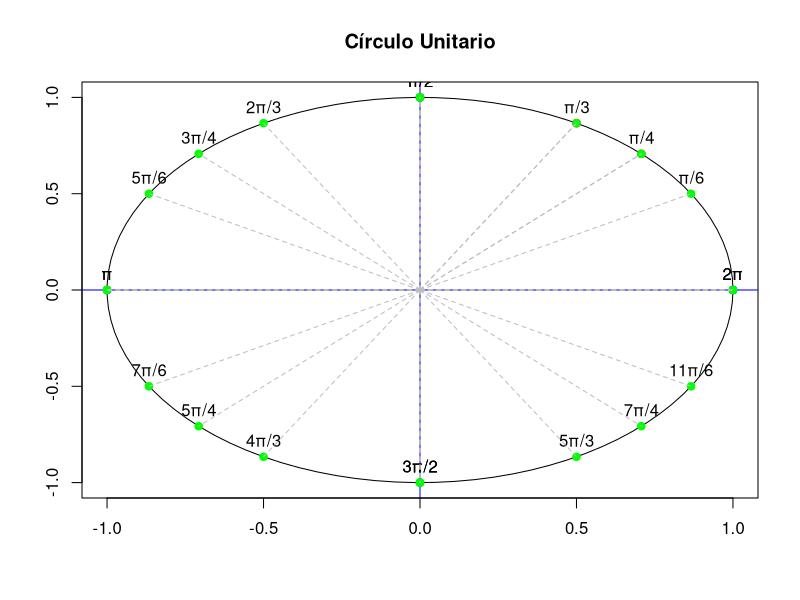
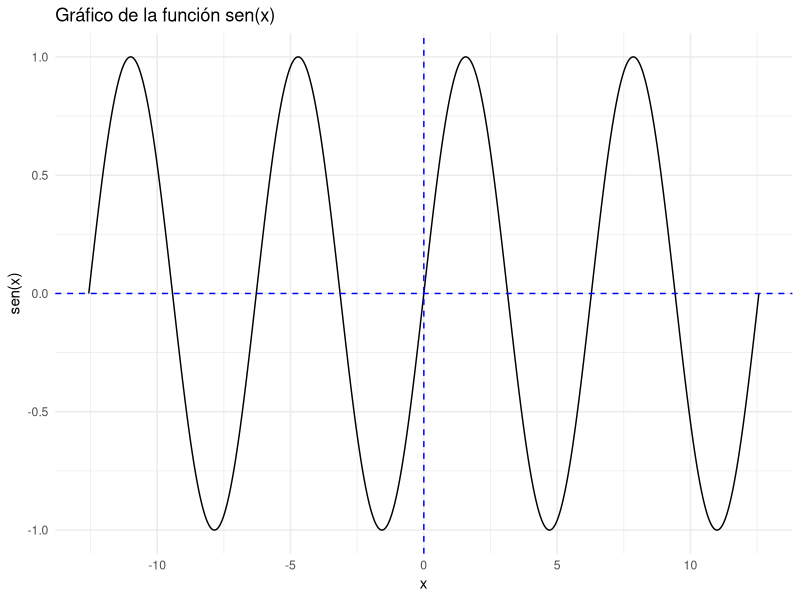
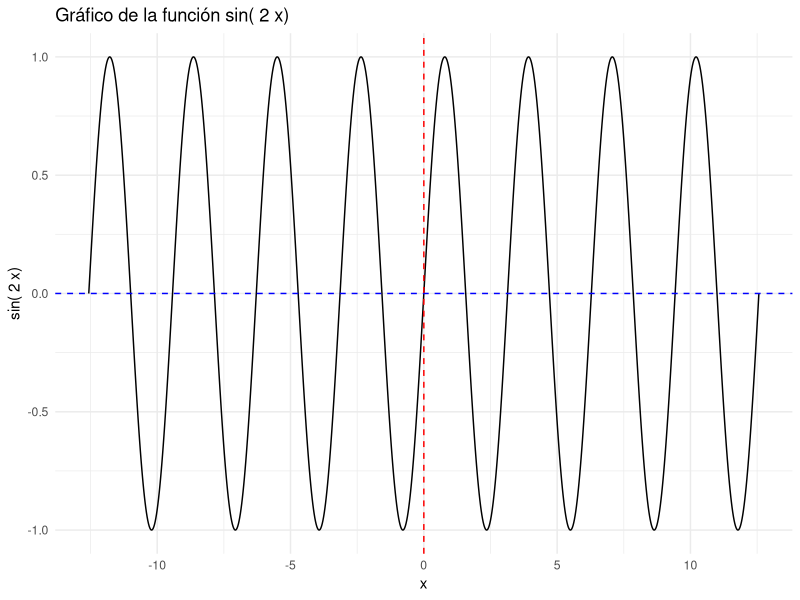
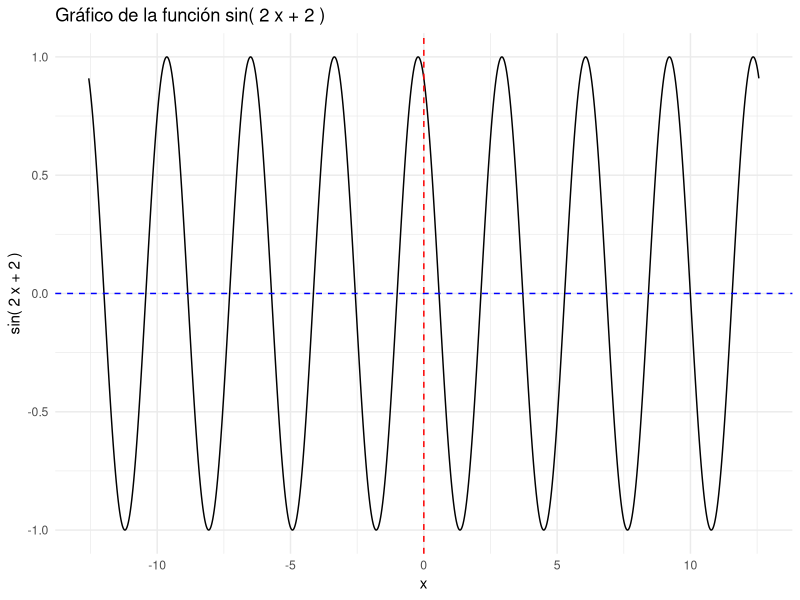
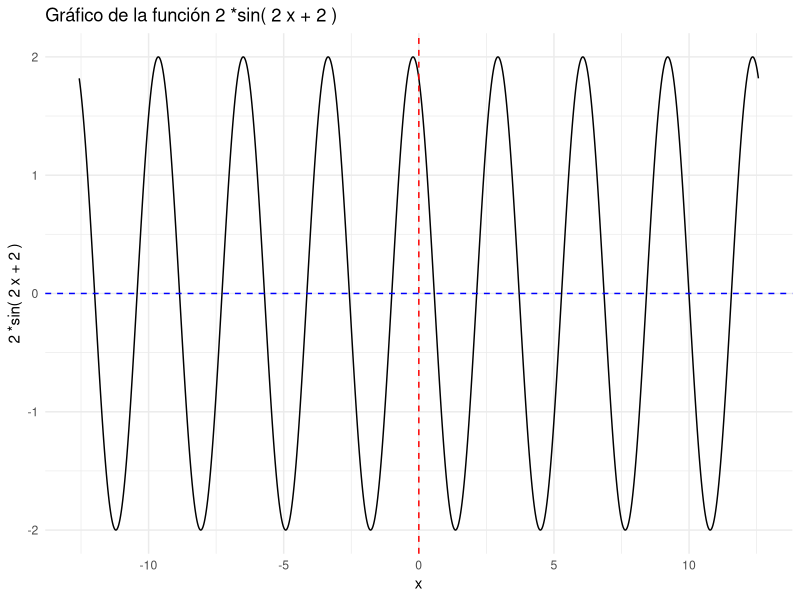
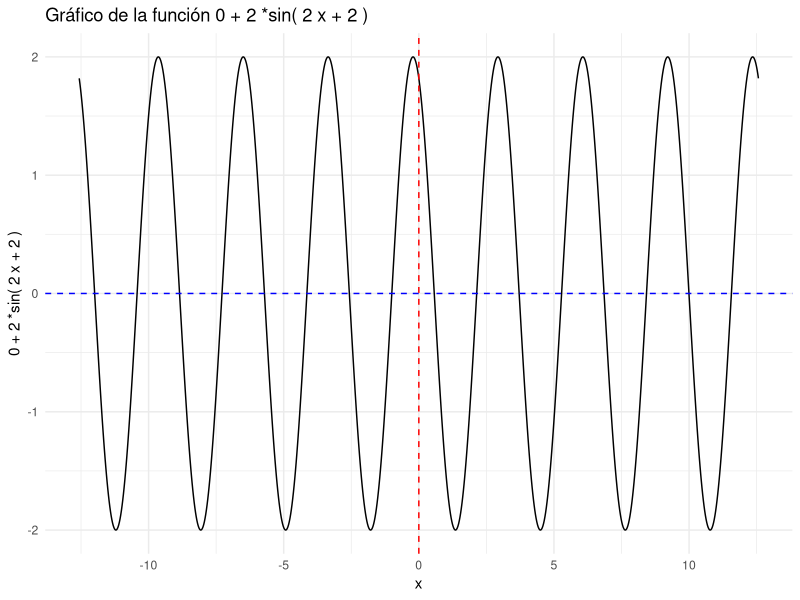
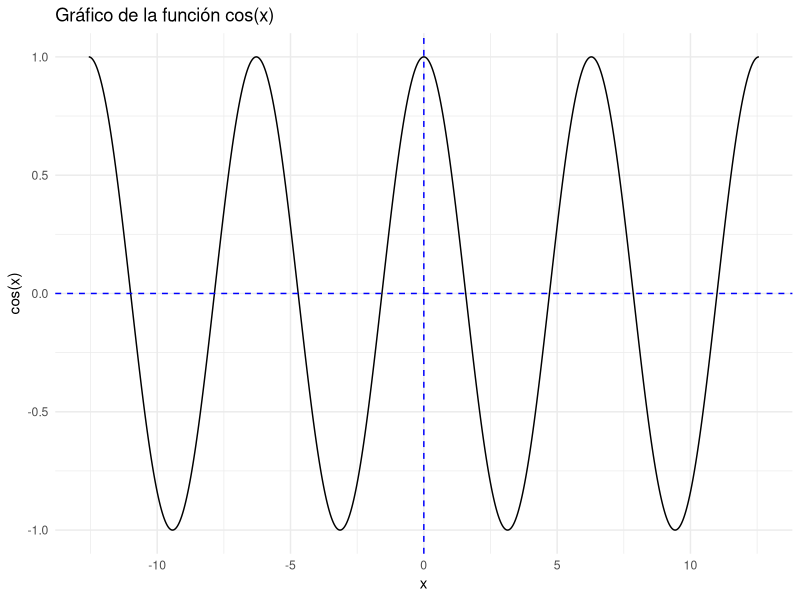
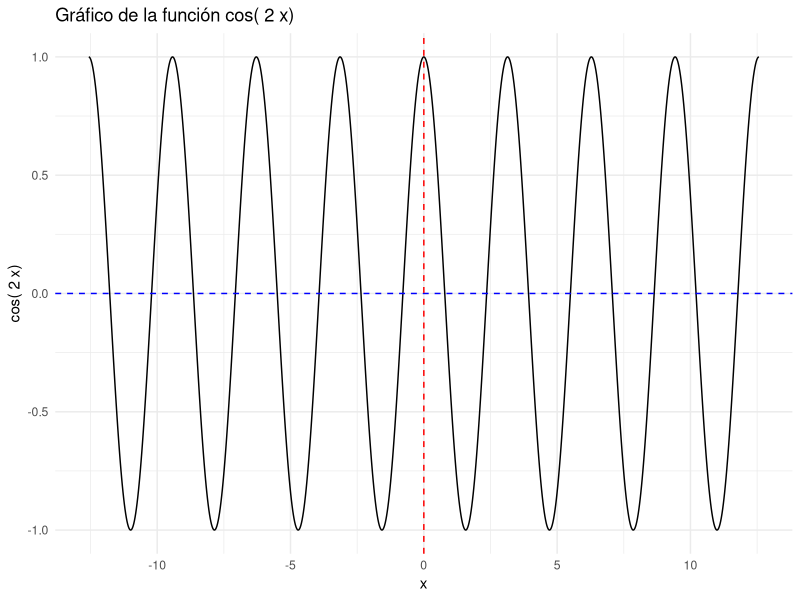

The R source for these figures, in order:
## ---- chunk 1
knitr::opts_chunk$set(echo = TRUE)
library(png)
library(ggplot2)
## ---- chunk 2
# Generar puntos en el círculo unitario
theta <- seq(0, 2 * pi, length.out = 100) # Ángulos de 0 a 2*pi
x <- cos(theta) # Coordenada x
y <- sin(theta) # Coordenada y

# Ángulos específicos (π/4, π/2, π/3)
angles <- c(pi/4, pi/2, pi/3)

# Coordenadas de los puntos en la circunferencia para los ángulos específicos
x_points <- cos(angles)
y_points <- sin(angles)

# Valores de ángulos en términos de π
angle_labels <- c("π/4", "π/2", "π/3")

# Ángulos múltiplos de π/2 y π/3 hasta 2π
angles_multiples <- seq(0, 2 * pi, by = pi/2)
angles_multiples <- angles_multiples[angles_multiples <= 2 * pi]  # Asegurarse de que no exceda 2π

# Coordenadas de los puntos en la circunferencia para los ángulos múltiples
x_multiples <- cos(angles_multiples)
y_multiples <- sin(angles_multiples)

# Valores de ángulos múltiples en términos de π
angle_labels_multiples <- as.character(angles_multiples / pi)

# Ángulos adicionales (π/4, 2π/4, 3π/4, 4π/4, 5π/4, 6π/4, 7π/4, 8π/4, π/3, 2π/3, 3π/3, 4π/3, 5π/3, 6π/3, 7π/3, 8π/3, 9π/3, 10π/3, 11π/3, 12π/3)
additional_angles <- c(pi/4, 2*pi/4, 3*pi/4, 4*pi/4, 5*pi/4, 6*pi/4, 7*pi/4, 8*pi/4,
                       pi/6, 2*pi/6, 3*pi/6, 4*pi/6, 5*pi/6, 6*pi/6, 7*pi/6, 8*pi/6,
                       9*pi/6, 10*pi/6, 11*pi/6, 12*pi/6)



# Coordenadas de los puntos en la circunferencia para los ángulos adicionales
x_additional <- cos(additional_angles)
y_additional <- sin(additional_angles)

# Valores de ángulos adicionales en términos de π
#angle_labels_additional <- c(pi/4, 2*pi/4, 3*pi/4, 4*pi/4, 5*pi/4, 6*pi/4, 7*pi/4, 8*pi/4,
#                             pi/3, 2*pi/3, 3*pi/3, 4*pi/3, 5*pi/3, 6*pi/3, 7*pi/3, 8*pi/3,
#                             9*pi/3, 10*pi/3, 11*pi/3, 12*pi/3)

angle_labels_additional <- c("π/4", "π/2", "3π/4", "π", "5π/4", "3π/2", 
                             "7π/4", "2π", "π/6", "π/3", "π/2", "2π/3",
                             "5π/6", "π", "7π/6", "4π/3", "3π/2", "5π/3",
                             "11π/6", "2π")


# Graficar el círculo unitario
plot(x, y, type = "n", aspect = 1, xlim = c(-1, 1), ylim = c(-1, 1), 
     xlab = "", ylab = "", main = "Círculo Unitario")

# Dibujar los ejes X y Y en color azul y grosor delgado
abline(h = 0, col = "blue", lwd = 1) # Eje X
abline(v = 0, col = "blue", lwd = 1) # Eje Y

# Dibujar el círculo unitario
lines(x, y)

# Agregar puntos en la circunferencia para ángulos específicos
points(x_points, y_points, pch = 19, col = "red")

# Etiquetar los puntos con los valores de ángulo en términos de π
#text(x_points, y_points, labels = angle_labels, pos = 3)

# Agregar puntos en la circunferencia para ángulos múltiples
points(x_multiples, y_multiples, pch = 19, col = "blue")

# Etiquetar los puntos con los valores de ángulo múltiples en términos de π
#text(x_multiples, y_multiples, labels = angle_labels_multiples, pos = 3)

# Agregar puntos en la circunferencia para ángulos adicionales
points(x_additional, y_additional, pch = 19, col = "green")

# Etiquetar los puntos con los valores de ángulo adicionales en términos de π
text(x_additional, y_additional, labels = angle_labels_additional, pos = 3)

# Agregar líneas punteadas desde (0,0) a los puntos sobre la circunferencia
segments(0, 0, x_points, y_points, col = "gray", lty = 2)
segments(0, 0, x_multiples, y_multiples, col = "gray", lty = 2)
segments(0, 0, x_additional, y_additional, col = "gray", lty = 2)

## ---- chunk 3
# Define el intervalo y la cantidad de puntos
t <- 2  # Puedes ajustar este valor según tus necesidades
x <- seq(-2 * pi * t, 2 * pi * t, length.out = 1000)  # Intervalo y cantidad de puntos

# Calcula los valores de sen(x)
y <- sin(x)

# Crea un dataframe para los datos
data <- data.frame(x = x, y = y)

# Crea el gráfico usando ggplot2
ggplot(data, aes(x = x, y = y)) +
  geom_line() +
  geom_hline(yintercept = 0, linetype = "dashed", color = "blue") +  # Eje X
  geom_vline(xintercept = 0, linetype = "dashed", color = "blue") +   # Eje Y
  labs(title = "Gráfico de la función sen(x)",
       x = "x",
       y = "sen(x)") +
  theme_minimal()
## ---- chunk 4

# Define el intervalo y la cantidad de puntos
t <- 2  # Puedes ajustar este valor según tus necesidades
h <- 2  # Ajusta el valor de h según tus necesidades
x <- seq(-2 * pi * t, 2 * pi * t, length.out = 1000)  # Intervalo y cantidad de puntos

# Calcula los valores de sin(hx)
y <- sin(h * x)

# Crea un dataframe para los datos
data <- data.frame(x = x, y = y)

# Crea el gráfico usando ggplot2
ggplot(data, aes(x = x, y = y)) +
  geom_line() +
  geom_hline(yintercept = 0, linetype = "dashed", color = "blue") +  # Eje X
  geom_vline(xintercept = 0, linetype = "dashed", color = "red") +   # Eje Y
  labs(title = paste("Gráfico de la función sin(", h, "x)"),
       x = "x",
       y = paste("sin(", h, "x)")) +
  theme_minimal()
## ---- chunk 5
# Define el intervalo y la cantidad de puntos
t <- 2  # Puedes ajustar este valor según tus necesidades
h <- 2  # Ajusta el valor de h según tus necesidades
r <- 2  # Ajusta el valor de r según tus necesidades
x <- seq(-2 * pi * t, 2 * pi * t, length.out = 1000)  # Intervalo y cantidad de puntos

# Calcula los valores de sin(hx + r)
y <- sin(h * x + r)

# Crea un dataframe para los datos
data <- data.frame(x = x, y = y)

# Crea el gráfico usando ggplot2
ggplot(data, aes(x = x, y = y)) +
  geom_line() +
  geom_hline(yintercept = 0, linetype = "dashed", color = "blue") +  # Eje X
  geom_vline(xintercept = 0, linetype = "dashed", color = "red") +   # Eje Y
  labs(title = paste("Gráfico de la función sin(", h, "x +", r, ")"),
       x = "x",
       y = paste("sin(", h, "x +", r, ")")) +
  theme_minimal()
## ---- chunk 6

# Define el intervalo y la cantidad de puntos
t <- 2  # Puedes ajustar este valor según tus necesidades
h <- 2  # Ajusta el valor de h según tus necesidades
r <- 2  # Ajusta el valor de r según tus necesidades
k <- 2  # Ajusta el valor de k según tus necesidades
x <- seq(-2 * pi * t, 2 * pi * t, length.out = 1000)  # Intervalo y cantidad de puntos

# Calcula los valores de k*sin(hx + r)
y <- k * sin(h * x + r)

# Crea un dataframe para los datos
data <- data.frame(x = x, y = y)

# Crea el gráfico usando ggplot2
ggplot(data, aes(x = x, y = y)) +
  geom_line() +
  geom_hline(yintercept = 0, linetype = "dashed", color = "blue") +  # Eje X
  geom_vline(xintercept = 0, linetype = "dashed", color = "red") +   # Eje Y
  labs(title = paste("Gráfico de la función", k, "*sin(", h, "x +", r, ")"),
       x = "x",
       y = paste(k, "*sin(", h, "x +", r, ")")) +
  theme_minimal()
## ---- chunk 7
# Define el intervalo y la cantidad de puntos
t <- 2  # Puedes ajustar este valor según tus necesidades
h <- 2  # Ajusta el valor de h según tus necesidades
r <- 2  # Ajusta el valor de r según tus necesidades
k <- 2  # Ajusta el valor de k según tus necesidades
s <- 0  # Ajusta el valor de s según tus necesidades
x <- seq(-2 * pi * t, 2 * pi * t, length.out = 1000)  # Intervalo y cantidad de puntos

# Calcula los valores de s + k*sin(hx + r)
y <- s + k * sin(h * x + r)

# Crea un dataframe para los datos
data <- data.frame(x = x, y = y)

# Crea el gráfico usando ggplot2
ggplot(data, aes(x = x, y = y)) +
  geom_line() +
  geom_hline(yintercept = 0, linetype = "dashed", color = "blue") +  # Eje X
  geom_vline(xintercept = 0, linetype = "dashed", color = "red") +   # Eje Y
  labs(title = paste("Gráfico de la función", s, "+", k, "*sin(", h, "x +", r, ")"),
       x = "x",
       y = paste(s, "+", k, "*sin(", h, "x +", r, ")")) +
  theme_minimal()

## ---- chunk 8
# Define el intervalo y la cantidad de puntos
t <- 2  # Puedes ajustar este valor según tus necesidades
x <- seq(-2 * pi * t, 2 * pi * t, length.out = 1000)  # Intervalo y cantidad de puntos

# Calcula los valores de sen(x)
y <- cos(x)

# Crea un dataframe para los datos
data <- data.frame(x = x, y = y)

# Crea el gráfico usando ggplot2
ggplot(data, aes(x = x, y = y)) +
  geom_line() +
  geom_hline(yintercept = 0, linetype = "dashed", color = "blue") +  # Eje X
  geom_vline(xintercept = 0, linetype = "dashed", color = "blue") +   # Eje Y
  labs(title = "Gráfico de la función cos(x)",
       x = "x",
       y = "cos(x)") +
  theme_minimal()
## ---- chunk 9

# Define el intervalo y la cantidad de puntos
t <- 2  # Puedes ajustar este valor según tus necesidades
h <- 2  # Ajusta el valor de h según tus necesidades
x <- seq(-2 * pi * t, 2 * pi * t, length.out = 1000)  # Intervalo y cantidad de puntos

# Calcula los valores de cos(hx)
y <- cos(h * x)

# Crea un dataframe para los datos
data <- data.frame(x = x, y = y)

# Crea el gráfico usando ggplot2
ggplot(data, aes(x = x, y = y)) +
  geom_line() +
  geom_hline(yintercept = 0, linetype = "dashed", color = "blue") +  # Eje X
  geom_vline(xintercept = 0, linetype = "dashed", color = "red") +   # Eje Y
  labs(title = paste("Gráfico de la función cos(", h, "x)"),
       x = "x",
       y = paste("cos(", h, "x)")) +
  theme_minimal()
## ---- chunk 10
# Define el intervalo y la cantidad de puntos
t <- 2  # Puedes ajustar este valor según tus necesidades
h <- 2  # Ajusta el valor de h según tus necesidades
r <- 2  # Ajusta el valor de r según tus necesidades
x <- seq(-2 * pi * t, 2 * pi * t, length.out = 1000)  # Intervalo y cantidad de puntos

# Calcula los valores de cos(hx + r)
y <- cos(h * x + r)

# Crea un dataframe para los datos
data <- data.frame(x = x, y = y)

# Crea el gráfico usando ggplot2
ggplot(data, aes(x = x, y = y)) +
  geom_line() +
  geom_hline(yintercept = 0, linetype = "dashed", color = "blue") +  # Eje X
  geom_vline(xintercept = 0, linetype = "dashed", color = "red") +   # Eje Y
  labs(title = paste("Gráfico de la función cos(", h, "x +", r, ")"),
       x = "x",
       y = paste("cos(", h, "x +", r, ")")) +
  theme_minimal()
## ---- chunk 11

# Define el intervalo y la cantidad de puntos
t <- 2  # Puedes ajustar este valor según tus necesidades
h <- 2  # Ajusta el valor de h según tus necesidades
r <- 2  # Ajusta el valor de r según tus necesidades
k <- 2  # Ajusta el valor de k según tus necesidades
x <- seq(-2 * pi * t, 2 * pi * t, length.out = 1000)  # Intervalo y cantidad de puntos

# Calcula los valores de k*cos(hx + r)
y <- k * cos(h * x + r)

# Crea un dataframe para los datos
data <- data.frame(x = x, y = y)

# Crea el gráfico usando ggplot2
ggplot(data, aes(x = x, y = y)) +
  geom_line() +
  geom_hline(yintercept = 0, linetype = "dashed", color = "blue") +  # Eje X
  geom_vline(xintercept = 0, linetype = "dashed", color = "red") +   # Eje Y
  labs(title = paste("Gráfico de la función", k, "*cos(", h, "x +", r, ")"),
       x = "x",
       y = paste(k, "*cos(", h, "x +", r, ")")) +
  theme_minimal()
## ---- chunk 12
# Define el intervalo y la cantidad de puntos
t <- 2  # Puedes ajustar este valor según tus necesidades
h <- 2  # Ajusta el valor de h según tus necesidades
r <- 2  # Ajusta el valor de r según tus necesidades
k <- 2  # Ajusta el valor de k según tus necesidades
s <- 0  # Ajusta el valor de s según tus necesidades
x <- seq(-2 * pi * t, 2 * pi * t, length.out = 1000)  # Intervalo y cantidad de puntos

# Calcula los valores de s + k*cos(hx + r)
y <- s + k * cos(h * x + r)

# Crea un dataframe para los datos
data <- data.frame(x = x, y = y)

# Crea el gráfico usando ggplot2
ggplot(data, aes(x = x, y = y)) +
  geom_line() +
  geom_hline(yintercept = 0, linetype = "dashed", color = "blue") +  # Eje X
  geom_vline(xintercept = 0, linetype = "dashed", color = "red") +   # Eje Y
  labs(title = paste("Gráfico de la función", s, "+", k, "*cos(", h, "x +", r, ")"),
       x = "x",
       y = paste(s, "+", k, "*cos(", h, "x +", r, ")")) +
  theme_minimal()
## ---- chunk 13
# Define el intervalo y la cantidad de puntos
t <- 2  # Puedes ajustar este valor según tus necesidades
x <- seq(-2 * pi * t, 2 * pi * t, length.out = 1000)  # Intervalo y cantidad de puntos

# Calcula los valores de sen(x)
y <- tan(x)

# Crea un dataframe para los datos
data <- data.frame(x = x, y = y)

# Crea el gráfico usando ggplot2
ggplot(data, aes(x = x, y = y)) +
  geom_line() +
  geom_hline(yintercept = 0, linetype = "dashed", color = "blue") +  # Eje X
  geom_vline(xintercept = 0, linetype = "dashed", color = "blue") +   # Eje Y
  labs(title = "Gráfico de la función tan(x)",
       x = "x",
       y = "tan(x)") +
  theme_minimal()
## ---- chunk 14

# Define el intervalo y la cantidad de puntos
t <- 2  # Puedes ajustar este valor según tus necesidades
h <- 2  # Ajusta el valor de h según tus necesidades
x <- seq(-2 * pi * t, 2 * pi * t, length.out = 1000)  # Intervalo y cantidad de puntos

# Calcula los valores de tan(hx)
y <- tan(h * x)

# Crea un dataframe para los datos
data <- data.frame(x = x, y = y)

# Crea el gráfico usando ggplot2
ggplot(data, aes(x = x, y = y)) +
  geom_line() +
  geom_hline(yintercept = 0, linetype = "dashed", color = "blue") +  # Eje X
  geom_vline(xintercept = 0, linetype = "dashed", color = "red") +   # Eje Y
  labs(title = paste("Gráfico de la función tan(", h, "x)"),
       x = "x",
       y = paste("tan(", h, "x)")) +
  theme_minimal()
## ---- chunk 15
# Define el intervalo y la cantidad de puntos
t <- 2  # Puedes ajustar este valor según tus necesidades
h <- 2  # Ajusta el valor de h según tus necesidades
r <- 2  # Ajusta el valor de r según tus necesidades
x <- seq(-2 * pi * t, 2 * pi * t, length.out = 1000)  # Intervalo y cantidad de puntos

# Calcula los valores de tan(hx + r)
y <- tan(h * x + r)

# Crea un dataframe para los datos
data <- data.frame(x = x, y = y)

# Crea el gráfico usando ggplot2
ggplot(data, aes(x = x, y = y)) +
  geom_line() +
  geom_hline(yintercept = 0, linetype = "dashed", color = "blue") +  # Eje X
  geom_vline(xintercept = 0, linetype = "dashed", color = "red") +   # Eje Y
  labs(title = paste("Gráfico de la función tan(", h, "x +", r, ")"),
       x = "x",
       y = paste("tan(", h, "x +", r, ")")) +
  theme_minimal()
## ---- chunk 16

# Define el intervalo y la cantidad de puntos
t <- 2  # Puedes ajustar este valor según tus necesidades
h <- 2  # Ajusta el valor de h según tus necesidades
r <- 2  # Ajusta el valor de r según tus necesidades
k <- 2  # Ajusta el valor de k según tus necesidades
x <- seq(-2 * pi * t, 2 * pi * t, length.out = 1000)  # Intervalo y cantidad de puntos

# Calcula los valores de k*tan(hx + r)
y <- k * tan(h * x + r)

# Crea un dataframe para los datos
data <- data.frame(x = x, y = y)

# Crea el gráfico usando ggplot2
ggplot(data, aes(x = x, y = y)) +
  geom_line() +
  geom_hline(yintercept = 0, linetype = "dashed", color = "blue") +  # Eje X
  geom_vline(xintercept = 0, linetype = "dashed", color = "red") +   # Eje Y
  labs(title = paste("Gráfico de la función", k, "*tan(", h, "x +", r, ")"),
       x = "x",
       y = paste(k, "*tan(", h, "x +", r, ")")) +
  theme_minimal()
## ---- chunk 17
# Define el intervalo y la cantidad de puntos
t <- 2  # Puedes ajustar este valor según tus necesidades
h <- 2  # Ajusta el valor de h según tus necesidades
r <- 2  # Ajusta el valor de r según tus necesidades
k <- 2  # Ajusta el valor de k según tus necesidades
s <- 0  # Ajusta el valor de s según tus necesidades
x <- seq(-2 * pi * t, 2 * pi * t, length.out = 1000)  # Intervalo y cantidad de puntos

# Calcula los valores de s + k*tan(hx + r)
y <- s + k * tan(h * x + r)

# Crea un dataframe para los datos
data <- data.frame(x = x, y = y)

# Crea el gráfico usando ggplot2
ggplot(data, aes(x = x, y = y)) +
  geom_line() +
  geom_hline(yintercept = 0, linetype = "dashed", color = "blue") +  # Eje X
  geom_vline(xintercept = 0, linetype = "dashed", color = "red") +   # Eje Y
  labs(title = paste("Gráfico de la función", s, "+", k, "*tan(", h, "x +", r, ")"),
       x = "x",
       y = paste(s, "+", k, "*tan(", h, "x +", r, ")")) +
  theme_minimal()
